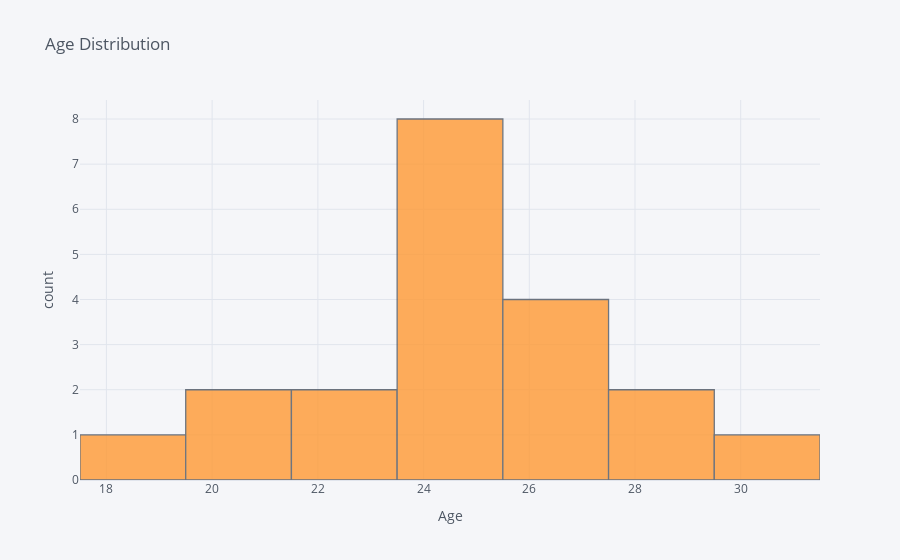

The notebook cell this image was saved under:
### Code cell
#Single Variable Distributions
#Plot histogram on 'Age' variable
data1['Age'].iplot(kind='hist', xTitle='Age',
                  yTitle='count', title='Age Distribution')

### Figure 1 — Plotly figure (JSON) as saved in the notebook; plotly's stock layout.template omitted (floating-point values rounded to 4 significant figures)
{"data": [{"histfunc": "count", "histnorm": "", "marker": {"color": "rgba(255, 153, 51, 1.0)", "line": {"color": "#4D5663", "width": 1.3}}, "name": "Age", "opacity": 0.8, "orientation": "v", "type": "histogram", "x": [25, 22, 20, 27, 28, 24, 24, 23, 24, 30, 19, 24, 26, 26, 21, 24, 29, 27, 24, 25]}], "layout": {"barmode": "overlay", "legend": {"bgcolor": "#F5F6F9", "font": {"color": "#4D5663"}}, "paper_bgcolor": "#F5F6F9", "plot_bgcolor": "#F5F6F9", "title": {"font": {"color": "#4D5663"}, "text": "Age Distribution"}, "xaxis": {"gridcolor": "#E1E5ED", "showgrid": true, "tickfont": {"color": "#4D5663"}, "title": {"font": {"color": "#4D5663"}, "text": "Age"}, "zerolinecolor": "#E1E5ED"}, "yaxis": {"gridcolor": "#E1E5ED", "showgrid": true, "tickfont": {"color": "#4D5663"}, "title": {"font": {"color": "#4D5663"}, "text": "count"}, "zerolinecolor": "#E1E5ED"}}}
